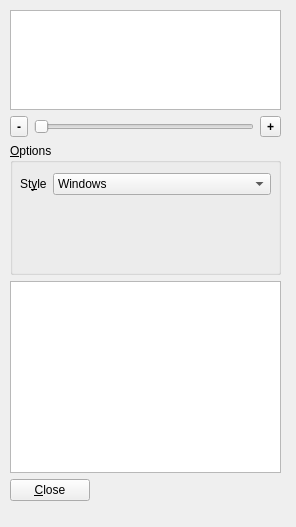
<?xml version="1.0" encoding="UTF-8"?>
<ui version="4.0">
 <class>Dialog</class>
 <widget class="QWidget" name="Dialog">
  <property name="geometry">
   <rect>
    <x>0</x>
    <y>0</y>
    <width>296</width>
    <height>527</height>
   </rect>
  </property>
  <property name="font">
   <font>
    <family>Segoe UI</family>
    <pointsize>9</pointsize>
   </font>
  </property>
  <property name="windowTitle">
   <string>Test Dialog</string>
  </property>
  <widget class="QWidget" name="layoutWidget">
   <property name="geometry">
    <rect>
     <x>10</x>
     <y>10</y>
     <width>271</width>
     <height>491</height>
    </rect>
   </property>
   <layout class="QVBoxLayout" name="verticalLayout" stretch="0,0,3,0,0">
    <item>
     <widget class="QGraphicsView" name="graphicsView">
      <property name="sizePolicy">
       <sizepolicy hsizetype="Expanding" vsizetype="Fixed">
        <horstretch>0</horstretch>
        <verstretch>0</verstretch>
       </sizepolicy>
      </property>
      <property name="maximumSize">
       <size>
        <width>16777215</width>
        <height>100</height>
       </size>
      </property>
     </widget>
    </item>
    <item>
     <layout class="QHBoxLayout" name="testLayout">
      <item>
       <widget class="QToolButton" name="toolButton">
        <property name="font">
         <font>
          <weight>75</weight>
          <bold>true</bold>
         </font>
        </property>
        <property name="text">
         <string>-</string>
        </property>
       </widget>
      </item>
      <item>
       <widget class="QSlider" name="horizontalSlider">
        <property name="orientation">
         <enum>Qt::Horizontal</enum>
        </property>
       </widget>
      </item>
      <item>
       <widget class="QToolButton" name="toolButton_2">
        <property name="font">
         <font>
          <pointsize>9</pointsize>
          <weight>75</weight>
          <bold>true</bold>
         </font>
        </property>
        <property name="text">
         <string>+</string>
        </property>
       </widget>
      </item>
     </layout>
    </item>
    <item>
     <widget class="QGroupBox" name="settingsBox">
      <property name="title">
       <string>&amp;Options</string>
      </property>
      <widget class="QWidget" name="layoutWidget">
       <property name="geometry">
        <rect>
         <x>10</x>
         <y>30</y>
         <width>251</width>
         <height>23</height>
        </rect>
       </property>
       <layout class="QFormLayout" name="settingsLayout">
        <item row="0" column="0">
         <widget class="QLabel" name="styleLabel">
          <property name="text">
           <string>St&amp;yle</string>
          </property>
          <property name="buddy">
           <cstring>styleBox</cstring>
          </property>
         </widget>
        </item>
        <item row="0" column="1">
         <widget class="QComboBox" name="styleBox">
          <item>
           <property name="text">
            <string>Windows</string>
           </property>
          </item>
          <item>
           <property name="text">
            <string>WindowsXP</string>
           </property>
          </item>
          <item>
           <property name="text">
            <string>WindowsVista</string>
           </property>
          </item>
          <item>
           <property name="text">
            <string>Plastique</string>
           </property>
          </item>
          <item>
           <property name="text">
            <string>Cleanlooks</string>
           </property>
          </item>
          <item>
           <property name="text">
            <string>Motif</string>
           </property>
          </item>
          <item>
           <property name="text">
            <string>CDE</string>
           </property>
          </item>
         </widget>
        </item>
       </layout>
      </widget>
     </widget>
    </item>
    <item>
     <widget class="QPlainTextEdit" name="debugBox"/>
    </item>
    <item>
     <widget class="QPushButton" name="closeButton">
      <property name="sizePolicy">
       <sizepolicy hsizetype="Fixed" vsizetype="Fixed">
        <horstretch>0</horstretch>
        <verstretch>0</verstretch>
       </sizepolicy>
      </property>
      <property name="text">
       <string>&amp;Close</string>
      </property>
     </widget>
    </item>
   </layout>
  </widget>
 </widget>
 <resources/>
 <connections>
  <connection>
   <sender>closeButton</sender>
   <signal>clicked()</signal>
   <receiver>Dialog</receiver>
   <slot>close()</slot>
   <hints>
    <hint type="sourcelabel">
     <x>85</x>
     <y>499</y>
    </hint>
    <hint type="destinationlabel">
     <x>295</x>
     <y>375</y>
    </hint>
   </hints>
  </connection>
 </connections>
</ui>
